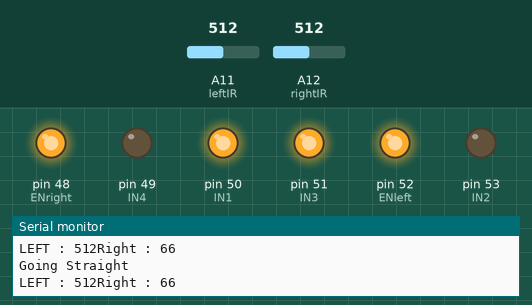
A sketch run on a simulated Arduino Mega 2560, built with avr-gcc and run on an emulated ATmega2560. Shown: output pins drawn as LEDs (lit = HIGH), the last lines printed to the serial monitor. The test bench sets the inputs (shaded band); at power-on: A11 (leftIR) = 512, A12 (rightIR) = 512.

Above: at 1.3 s.
1.4 s: A11 (leftIR) set to 890
3.2 s: A11 (leftIR) set to 912
At 5.1 s:
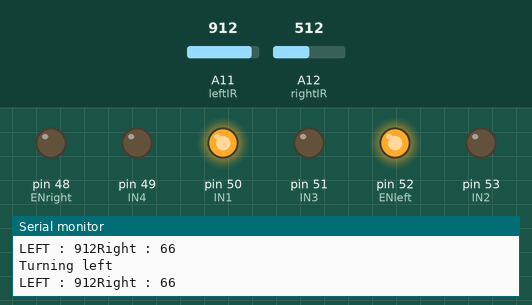
5.5 s: A12 (rightIR) set to 891
7.2 s: A12 (rightIR) set to 915
At 8.4 s:
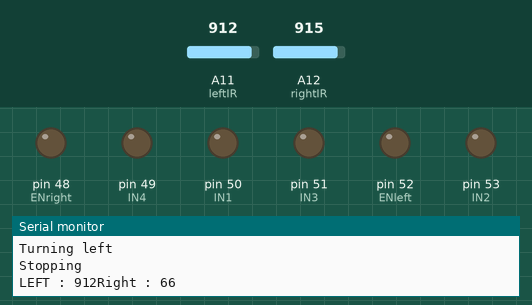
10.0 s: A11 (leftIR) set to 716
At 11.7 s:
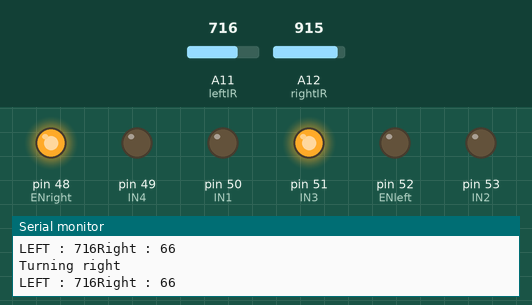
12.0 s: A11 (leftIR) set to 900
At 13.3 s:
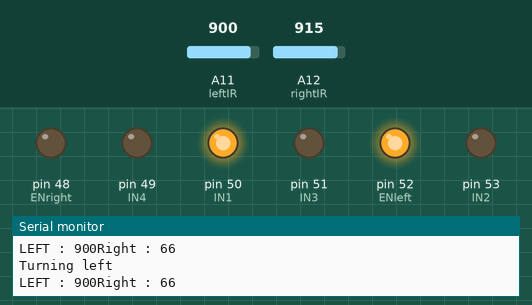
Timing chart, 0 to 15.0 s (numbered marks = the images above; inputs shaded):
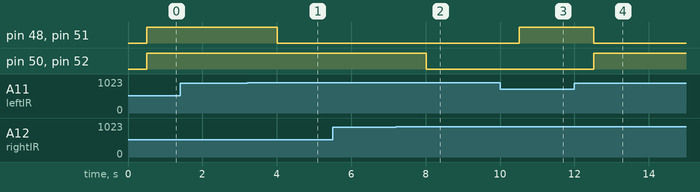

Measured:
- the behaviour switches between 899 and 900 on A11 (leftIR) (found by bisection; images 0 and 1)
- the behaviour switches between 900 and 901 on A12 (rightIR) (found by bisection; images 1 and 2)
- after the input at 3.2 s, pin 48 (ENright), pin 51 (IN3): HIGH → LOW after 0.81 s
- after the input at 7.2 s, pin 50 (IN1), pin 52 (ENleft): HIGH → LOW after 0.81 s
- after the input at 10.0 s, pin 48 (ENright), pin 51 (IN3): LOW → HIGH after 0.52 s
- after the input at 12.0 s, pin 48 (ENright), pin 51 (IN3): HIGH → LOW after 0.52 s; pin 50 (IN1), pin 52 (ENleft): LOW → HIGH after 0.52 s

The sketch:

LINE_FOLLOWER.ino
```cpp
#define leftIR A11
#define rightIR A12


#define ENright 48
#define ENleft 52
#define IN1 50
#define IN2 53
#define IN3 51
#define IN4 49

void setup()
{
  pinMode(leftIR, INPUT);
  pinMode(rightIR, INPUT);

  pinMode(ENright, OUTPUT);
  pinMode(ENleft, OUTPUT);
  pinMode(IN1, OUTPUT);
  pinMode(IN2, OUTPUT);
  pinMode(IN3, OUTPUT);
  pinMode(IN4, OUTPUT);

  Serial.begin(9600);
}

void TurnLeft()
{
  digitalWrite(ENright, LOW);
  digitalWrite(ENleft, HIGH);
  digitalWrite(IN1, HIGH);
  digitalWrite(IN2, LOW);
  digitalWrite(IN3, LOW);
  digitalWrite(IN4, LOW);
  Serial.println("Turning left");
}

void TurnRight()
{
  digitalWrite(ENright, HIGH);
  digitalWrite(ENleft, LOW);
  digitalWrite(IN1, LOW);
  digitalWrite(IN2, LOW);
  digitalWrite(IN3, HIGH);
  digitalWrite(IN4, LOW);
  Serial.println("Turning right");
}

void goStraight()
{
  digitalWrite(ENright, HIGH);
  digitalWrite(ENleft, HIGH);
  digitalWrite(IN1, HIGH);
  digitalWrite(IN2, LOW);
  digitalWrite(IN3, HIGH);
  digitalWrite(IN4, LOW);
  Serial.println("Going Straight");
}

void stop()
{
  digitalWrite(ENright, LOW);
  digitalWrite(ENleft, LOW);
  digitalWrite(IN1, LOW);
  digitalWrite(IN2, LOW);
  digitalWrite(IN3, LOW);
  digitalWrite(IN4, LOW);
  Serial.println("Stopping");
}

void loop()
{
  int LeftIR = analogRead(leftIR);
  int RightIR = analogRead(rightIR);

  Serial.print("LEFT : ");
  Serial.print(LeftIR);
  Serial.print("Right : ");
  Serial.println(rightIR);

  delay(500);

  if(LeftIR>=900)
  {
    TurnLeft();
  } else if (LeftIR<900 && RightIR>=900)
  {
    TurnRight();
  } else if (LeftIR<900 && RightIR<900)
  {
    goStraight();
  }

  if(LeftIR>900 && RightIR>900)
  {
    stop();
  }
}
```
